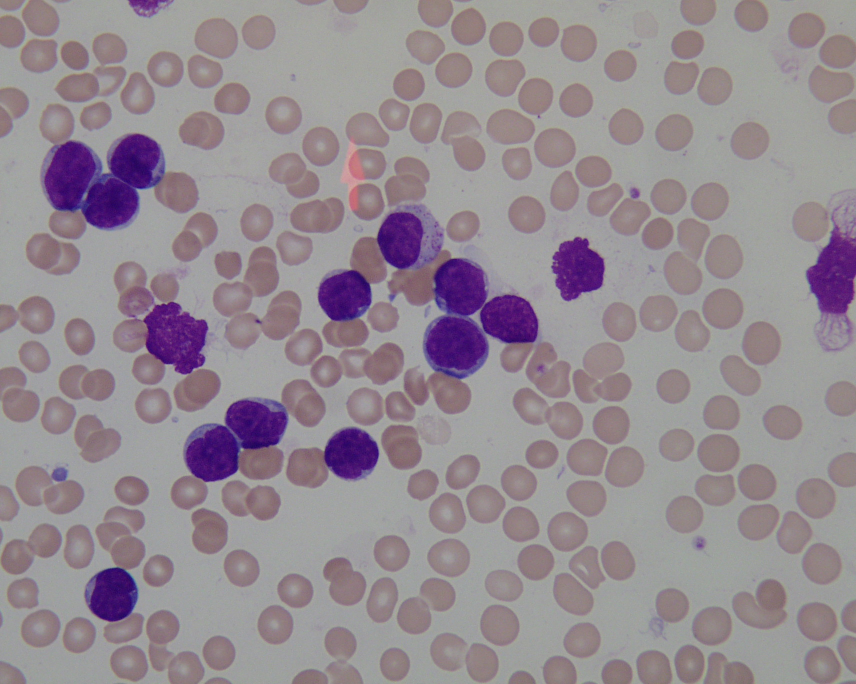
%> input picture Im003_1.jpg, 1712 x 1368 px (shown at 1/2 size)
$ octave --eval "result = DE_Osuna1;"   (GNU Octave 9; MATLAB toolbox functions it lacks are replaced by stand-ins)
%> lines starting %> are read from the running program, lines starting %| are printed output that depends on the picture; long printed decimals are rounded
%DE1 simple+Thresholding, Osuna, CIC, 2011
%A novel multithreshold segmentation approach based on DE optimization,'09
function temp=DE_Osuna1
clear all
format long
DB=imread('Im003_1.jpg');
%> DB is the input picture: size 1368x1712x3 uint8; mean R, G, B 148.5, 138.4, 145.7
numClases=3;    %Numero de clases que deseo obtener(a-priori)
DB=rgb2gray(DB);%Convierto a escala de grises
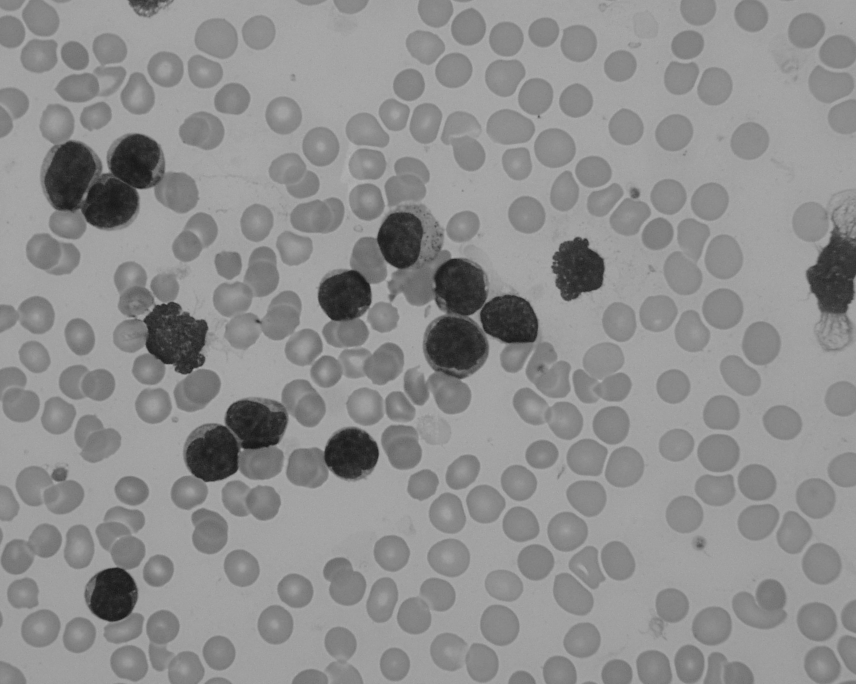
%> DB: size 1368x1712 uint8 (shown at 1/2 size); min 17, max 184, mean 142.3
H=imhist(DB);   %Calculo del Histograma
%> H = 256 values, max 174150 at index 162, min 0 at index 1, mean 9148.5
H=H/sum(H); Amax=max(H);%Se normaliza Histograma experimental(suma de Hi=1)
%> after `H=H/sum(H)`: H = 256 values, max 0.0744 at index 162, min 0 at index 1, mean 0.00391
%> after `Amax=max(H)`: Amax = 0.0744
L=size(H,1);
%> L = 256
w=1.5;          %Factor de penalizaci�n
x_high=[Amax;Amax;Amax;L-1;L-1;L-1;(L-1)/12;(L-1)/12;(L-1)/12];
%> x_high = [0.0744; 0.0744; 0.0744; 255; 255; 255; 21.25; 21.25; 21.25]
x_low=[0;0;0;0;0;0;0;0;0];x=[]; xp=0:1:255;
%INICIALIZACION DE1: %%%%%%%%%%%%%%%%%%%%%%%%%%%%%%%%%%%%%%%%%%%%%%%%%%%%%%
Np=90;          %Tamano de la poblacion.90
F=0.25;         %Factor de escalamiento
Cr=0.8;         %Probabilidad de cruza
D=numClases*3;  %Para 3 clases, 9 dimensiones.
gmax=2000;       %Numero maximo de iteraciones
t=0;            %Contador de iteraciones
for ind1=1:Np
    for ind2=1:D
       x(ind2,ind1)=x_low(ind2,1)+rand()*(x_high(ind2,1)-x_low(ind2,1));
    end
end
%temp=x(:,ind(1:end));x=temp; %Ordeno en base a los fitness
f_x(1,1)=1;
% rng('shuffle');
while (t<gmax && f_x(1,1)>0.0000021)
  if D==9
   Ampli1=x(1,1:Np); Ampli2=x(2,1:Np); Ampli3=x(3,1:Np);
   Med1=round(x(4,1:Np)); Med2 = round(x(5,1:Np)); Med3 = round(x(6,1:Np));
   desvest1 =x(7,1:Np);  desvest2 = x(8,1:Np); desvest3 = x(9,1:Np);
   %EVALUACIÓN DE LA FUNCIÓN DE COSTO: %%%%%%%%%%%%%%%%%%%%%%%%%%%%%%%%%%%%
   for ind1=1:Np
   gaussianas(:,ind1)=(Ampli1(1,ind1)*exp(-((xp-Med1(1,ind1)).^2)...
   /(2*(desvest1(1,ind1)^2))))+(Ampli2(1,ind1)*exp(-((xp-Med2(1,ind1)).^2)...
   /(2*(desvest2(1,ind1)^2))))+(Ampli3(1,ind1)*exp(-((xp-Med3(1,ind1)).^2)...
   /(2*(desvest3(1,ind1)^2))));
      errortotal(:,ind1)=((H-gaussianas(:,ind1))).^2;
      error(ind1)=sum(errortotal(:,ind1))/L;
   end
   [f_x ind]=sort(error);%Ordeno deMenor aMayor la evaluacion de la funcion
   x_best=x(:,ind(1));%Guardo el mejor;Van Np Evaluaciones De La Funcion.
   for ind1=1:Np
       r1=randi(Np);r2=randi(Np);
       while(r1==r2==ind1)
          r1=randi(Np); r2=randi(Np);%Generados sean diferentes.
       end
       v(:,1)=x_best+F*(x(:,r1)-x(:,r2));%Mutacion
       u(:,1)=x(:,ind1);
       j_rand=randi(D);
       for ind2=1:D                         %Genero vector de prueba
          if(rand()<Cr || ind2==j_rand)     %Cruza
             u(j_rand,1)=v(j_rand,1);
          end
       end
       temp1(:,1)=(u(1,1)*exp(-((xp-round(u(4,1))).^2)...
   /(2*(u(7,1)^2))))+(u(2,1)*exp(-((xp-round(u(5,1))).^2)...
   /(2*(u(8,1)^2))))+(u(3,1)*exp(-((xp-round(u(6,1))).^2)...
   /(2*(u(9,1)^2))));
      errortotal(:,1)=((H-temp1)).^2;
      temp=sum(errortotal(:,ind1))/L;
      if(temp<f_x(ind(ind1)))
          x(:,ind(ind1))=u(:,1);
      end
   end
   x(:,ind(1))=x_best;
  end
t=t+1;
disp(sprintf('Iterac=%d, Fitnes=%f, a1=%f, m1=%f, d1=%f\n',t,f_x(1,1),x_best(1,1),x_best(2,1),x_best(3,1)));
end
%> this loop made 70 passes
%| Iterac=1, Fitnes=8.7e-05, a1=0.004478, m1=0.02232, d1=0.05541
%| Iterac=2, Fitnes=8.7e-05, a1=0.004478, m1=0.02232, d1=0.05541
%| Iterac=3, Fitnes=8.7e-05, a1=0.004478, m1=0.02232, d1=0.05541
%| Iterac=4, Fitnes=7.7e-05, a1=0.004478, m1=0.01375, d1=0.009213
%| Iterac=5, Fitnes=7.7e-05, a1=0.004478, m1=0.01375, d1=0.009213
%| Iterac=6, Fitnes=6.4e-05, a1=0.05509, m1=0.01058, d1=0.03139
%| Iterac=7, Fitnes=6.4e-05, a1=0.05509, m1=0.01058, d1=0.03139
%| Iterac=8, Fitnes=5.7e-05, a1=0.0682, m1=0.01058, d1=0.03139
%> (further printed lines are left out)
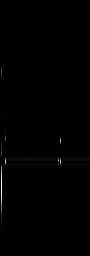
%> errortotal: size 256x90 double; min 2.32e-74, max 0.00619, mean 2.35e-05; drawn with min black and max white
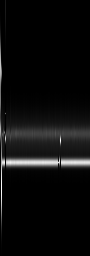
%> gaussianas: size 256x90 double; min 1.52e-37, max 0.0799, mean 0.00406; drawn with min black and max white
%> after the loop, Ampli1 = 90 values, max 0.0733 at index 5, min 0.0434 at index 2, mean 0.0681; Ampli2 = 90 values, max 0.0675 at index 2, min 0.00637 at index 5, mean 0.0103; Ampli3 = 90 values, max 0.0375 at index 2, min 0.0102 at index 34, mean 0.0129; Med1 = 90 values, max 162 at index 3, min 66 at index 1, mean 159.4; Med2 = 90 values, max 193 at index 2, min 7 at index 6, mean 136.5; Med3 = 90 values, max 158 at index 2, min 103 at index 1, mean 132.8; desvest1 = 90 values, max 16.66 at index 1, min -2.6 at index 16, mean -2.28; desvest2 = 90 values, max 19.63 at index 3, min 6.45 at index 1, mean 16.76; desvest3 = 90 values, max 20.88 at index 2, min -4.58 at index 53, mean -3.56; error = 90 values, max 0.00105 at index 2, min 1.39e-06 at index 60, mean 3.17e-05; f_x = 90 values from 1.39e-06 to 0.00105; ind = 90 values, max 90 at index 44, min 1 at index 89, mean 45.5; j_rand = 4; r1 = 30; r2 = 11; t = 70; temp = 7.65e-06; temp1 = 256 values, max 0.0714 at index 162, min 5.56e-17 at index 1, mean 0.00371; u = [0.068; 0.0092; 0.0112; 161; 137.4; 133.3; -2.6; 16.93; -4.18]; v = [0.0669; 0.00918; 0.0106; 161; 137.9; 132.6; -2.6; 16.13; -4.57]; x_best = [0.068; 0.0092; 0.0111; 161; 137.5; 133.4; -2.6; 16.93; -4.38]
grafica(x_best,D,H,DB)
% [6 lines not run here, left out]
function grafica(x_best,D,H,DB)
%> called with D = 9
  if D==9
    xp=0:1:255;
    valM1=round(x_best(4,1));valM2=round(x_best(5,1));valM3=round(x_best(6,1));
%> after `valM1=round(x_best(4,1))`: valM1 = 161
%> after `valM2=round(x_best(5,1))`: valM2 = 138
%> after `valM3=round(x_best(6,1))`: valM3 = 133
    valA1=x_best(1,1);valA2=x_best(2,1);valA3=x_best(3,1);
%> after `valA1=x_best(1,1)`: valA1 = 0.068
%> after `valA2=x_best(2,1)`: valA2 = 0.0092
%> after `valA3=x_best(3,1)`: valA3 = 0.0111
    valDE1=x_best(7,1);valDE2=x_best(8,1);valDE3=x_best(9,1);
%> after `valDE1=x_best(7,1)`: valDE1 = -2.6
%> after `valDE2=x_best(8,1)`: valDE2 = 16.93
%> after `valDE3=x_best(9,1)`: valDE3 = -4.38
    [M ind1]=sort([valM1,valM2,valM3]);
%> M = [133 138 161]; ind1 = [3 2 1]
    if(ind1(1)==1)
        DE1=valDE1;A1=valA1;M1=valM1;
    elseif(ind1(1)==2)
        DE1=valDE2;A1=valA2;M1=valM2;
    else
        DE1=valDE3;A1=valA3;M1=valM3;
%> after `DE1=valDE3`: DE1 = -4.38
%> after `A1=valA3`: A1 = 0.0111
%> after `M1=valM3`: M1 = 133
    end
    if(ind1(2)==1)
        DE2=valDE1;A2=valA1;M2=valM1;
    elseif(ind1(2)==2)
        DE2=valDE2;A2=valA2;M2=valM2;
%> after `DE2=valDE2`: DE2 = 16.93
%> after `A2=valA2`: A2 = 0.0092
%> after `M2=valM2`: M2 = 138
    else
        DE2=valDE3;A2=valA3;M2=valM3;
    end
    if(ind1(3)==1)
        DE3=valDE1;A3=valA1;M3=valM1;
%> after `DE3=valDE1`: DE3 = -2.6
%> after `A3=valA1`: A3 = 0.068
%> after `M3=valM1`: M3 = 161
    elseif(ind1(3)==2)
        DE3=valDE2;A3=valA2;M3=valM2;
    else
        DE3=valDE3;A3=valA3;M3=valM3;
    end
    Resultado=(A1*exp(-((xp-M1).^2)/(2*(DE1^2))))+...
        (A2*exp(-((xp-M2).^2)/(2*(DE2^2))))+...
        (A3*exp(-((xp-M3).^2)/(2*(DE3^2))));
%> Resultado = 256 values, max 0.0717 at index 162, min 3.44e-17 at index 1, mean 0.00373
    plot(Resultado,'k--','LineWidth',2)%,Hold on,plot((ampli1*exp(-((x-media1).^2)/(2*(DE1^2))))),plot((ampli2*exp(-((x-media2).^2)/(2*(DE2^2))))),plot((ampli3*exp(-((x-media3).^2)/(2*(DE3^2)))))
    hold on
    plot(H,'r','LineWidth',2),figure
%> after `plot(H,'r','LineWidth',2)`:
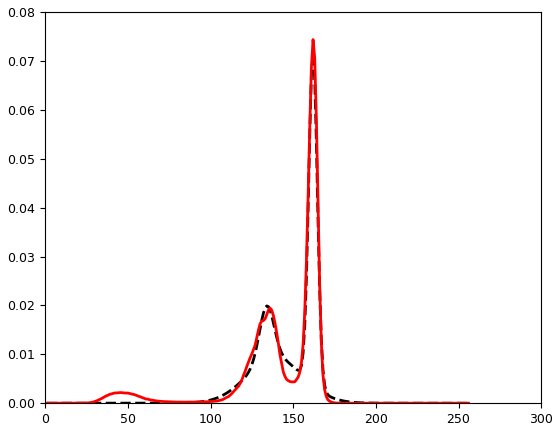
%> figure redrawn from the program's plot data; curve peaks at x = 162, y = 0.0717; curve peaks at x = 162, y = 0.0744
    plot((A3*exp(-((xp-M3).^2)/(2*(DE3^2)))),'k--','LineWidth',2),hold on
    plot((A2*exp(-((xp-M2).^2)/(2*(DE2^2)))),'k-.','LineWidth',2)
    plot((A1*exp(-((xp-M1).^2)/(2*(DE1^2)))),'k','LineWidth',2)
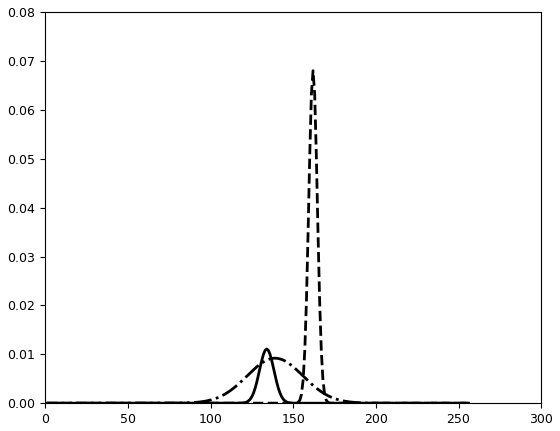
%> figure redrawn from the program's plot data; curve peaks at x = 162, y = 0.068; curve peaks at x = 139, y = 0.0092; curve peaks at x = 134, y = 0.0111
    %plot(Resultado,'k'),title('Resultado')
%%%%%Realizo umbralizacion imagen escala de grises:%%%%%%%%%%%%%%%%%%%%%%%
    a1=(DE1^2)-(DE2^2);
%> a1 = -267.5
    a2=(DE2^2)-(DE3^2);
%> a2 = 279.9
    b1=2*((M1*(DE2^2))-(M2*(DE1^2)));
%> b1 = 70952.8
    b2=2*((M2*(DE3^2))-(M3*(DE2^2)));
%> b2 = -90431.1
    c1=((DE1*M2)^2)-((DE2*M1)^2)+(2*((DE1*DE2)^2)*log((DE2*A1)/(DE1*A2)));
    c2=((DE2*M3)^2)-((DE3*M2)^2)+(2*((DE3*DE2)^2)*log((DE3*A2)/(DE2*A3)));
    T1a=(-b1+sqrt((b1^2)-(4*a1*c1)))/(2*a1);
    T1b=(-b1-sqrt((b1^2)-(4*a1*c1)))/(2*a1);
    T2a=(-b2+sqrt((b2^2)-(4*a2*c2)))/(2*a2);
    T2b=(-b2-sqrt((b2^2)-(4*a2*c2)))/(2*a2);
    [fila columna]=size(DB);
%> fila = 1368; columna = 1712
    for ind1=1:fila
        for ind2=1:columna
            if (DB(ind1,ind2)<=T1b)&&(DB(ind1,ind2)>=0)
                DBsegmented(ind1,ind2)=0;
            elseif (DB(ind1,ind2,1)<=T2b)&&(DB(ind1,ind2)>T1b)
                DBsegmented(ind1,ind2)=0.5;
            elseif(DB(ind1,ind2,1)>T2b)
                DBsegmented(ind1,ind2)=1;
            end
        end
    end
    figure,DBsegmented=mat2gray(DBsegmented);
    imshow(DBsegmented)
  end
end
%> (the run ends here)
